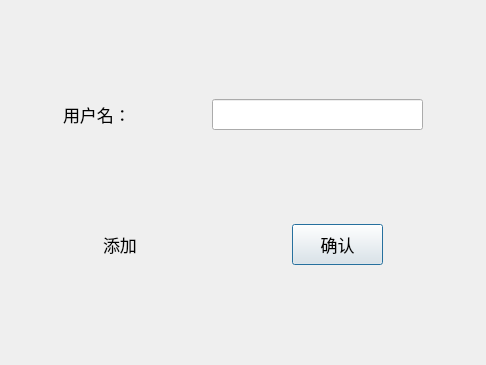
<?xml version="1.0" encoding="UTF-8"?>
<ui version="4.0">
 <class>Dialog</class>
 <widget class="QDialog" name="Dialog">
  <property name="geometry">
   <rect>
    <x>0</x>
    <y>0</y>
    <width>486</width>
    <height>365</height>
   </rect>
  </property>
  <property name="windowTitle">
   <string>添加新用户</string>
  </property>
  <layout class="QVBoxLayout" name="verticalLayout">
   <item>
    <layout class="QHBoxLayout" name="horizontalLayout">
     <item>
      <widget class="QLabel" name="label">
       <property name="minimumSize">
        <size>
         <width>91</width>
         <height>31</height>
        </size>
       </property>
       <property name="maximumSize">
        <size>
         <width>91</width>
         <height>31</height>
        </size>
       </property>
       <property name="font">
        <font>
         <pointsize>13</pointsize>
        </font>
       </property>
       <property name="text">
        <string>用户名：</string>
       </property>
      </widget>
     </item>
     <item>
      <widget class="QLineEdit" name="text">
       <property name="minimumSize">
        <size>
         <width>211</width>
         <height>31</height>
        </size>
       </property>
       <property name="maximumSize">
        <size>
         <width>211</width>
         <height>31</height>
        </size>
       </property>
       <property name="font">
        <font>
         <pointsize>12</pointsize>
        </font>
       </property>
      </widget>
     </item>
    </layout>
   </item>
   <item>
    <layout class="QHBoxLayout" name="horizontalLayout_2">
     <item>
      <widget class="QLabel" name="label_2">
       <property name="minimumSize">
        <size>
         <width>0</width>
         <height>31</height>
        </size>
       </property>
       <property name="maximumSize">
        <size>
         <width>91</width>
         <height>31</height>
        </size>
       </property>
       <property name="font">
        <font>
         <pointsize>13</pointsize>
        </font>
       </property>
       <property name="text">
        <string>添加</string>
       </property>
      </widget>
     </item>
     <item>
      <widget class="QPushButton" name="button">
       <property name="minimumSize">
        <size>
         <width>91</width>
         <height>41</height>
        </size>
       </property>
       <property name="maximumSize">
        <size>
         <width>91</width>
         <height>41</height>
        </size>
       </property>
       <property name="font">
        <font>
         <pointsize>13</pointsize>
        </font>
       </property>
       <property name="text">
        <string>确认</string>
       </property>
      </widget>
     </item>
    </layout>
   </item>
  </layout>
 </widget>
 <resources/>
 <connections/>
</ui>
